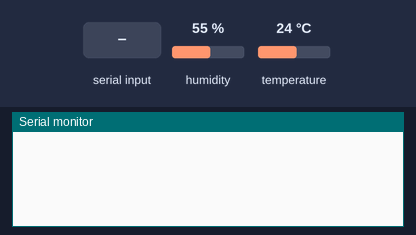
The sketch below on a simulated Arduino Uno, built with avr-gcc and run on an emulated ATmega328P. Parts: the last lines printed to the serial monitor. The test bench sets the inputs (shaded band); at power-on: humidity 55 %, temperature 24 °C.

Above: at 3.2 s.
3.3 s: "temp\n" received over Serial
At 4.8 s:
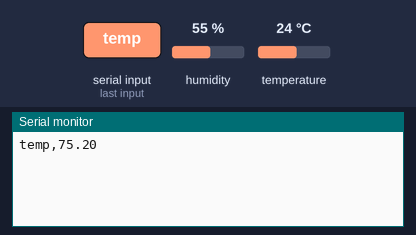
5.8 s: "hum\n" received over Serial
At 7.8 s:
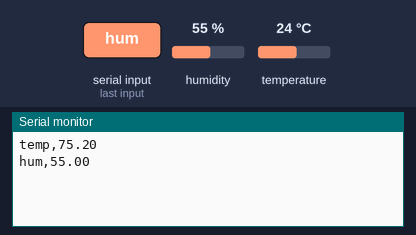

The sketch:

sketch_sep8b.ino
```cpp
#include "DHT.h"
#define DHTPIN 2
#define DHTTYPE DHT11

float tempF;
float humidity;
String cmd;

DHT TH(DHTPIN, DHTTYPE);

void setup() {
  Serial.begin(9600);
  TH.begin();
  delay(2000);
}

void loop() {
  while (Serial.available() == 0) {
  }

  cmd = Serial.readStringUntil('\r');
  cmd.trim();

  if (cmd == "temp") {
    tempF = TH.readTemperature(true);
    Serial.print("temp,");
    Serial.println(tempF);
  }
  else if (cmd == "hum") {
    humidity = TH.readHumidity();
    Serial.print("hum,");
    Serial.println(humidity);
  }
}
```

Measured:
- after the input at 3.3 s, the serial monitor: prints a new line after 1.0 s (image 1)
- after the input at 5.8 s, the serial monitor: prints a new line after 1.0 s (image 2)
